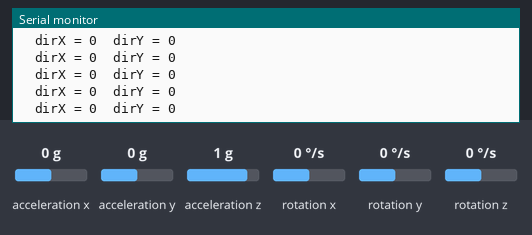
This sketch was run on a simulated Arduino Nano 33 IoT. On the bench: the last lines printed to the serial monitor. The inputs (shaded band) are chosen by the test bench; at power-on: acceleration x 0 g, rotation y 0 °/s, acceleration y 0 g, acceleration z 1 g, rotation x 0 °/s, rotation z 0 °/s.

Above: at 1.2 s.
1.3 s: acceleration x set to -1.4 g
At 2.3 s:
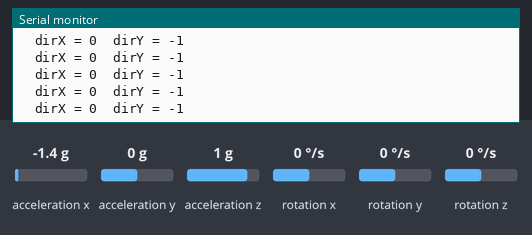
2.8 s: rotation y set to -192 °/s
At 3.8 s:
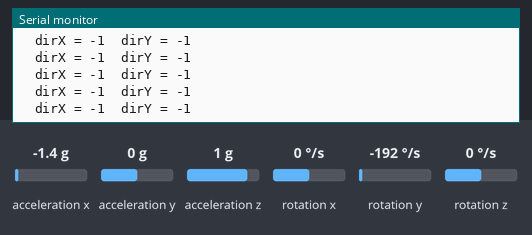
5.8 s: rotation y set to 100 °/s
At 6.3 s:
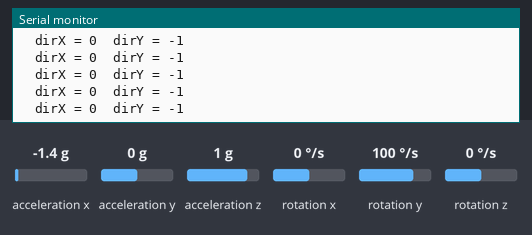
Timing chart, 0 to 6.9 s (numbered marks = the images above; inputs shaded):
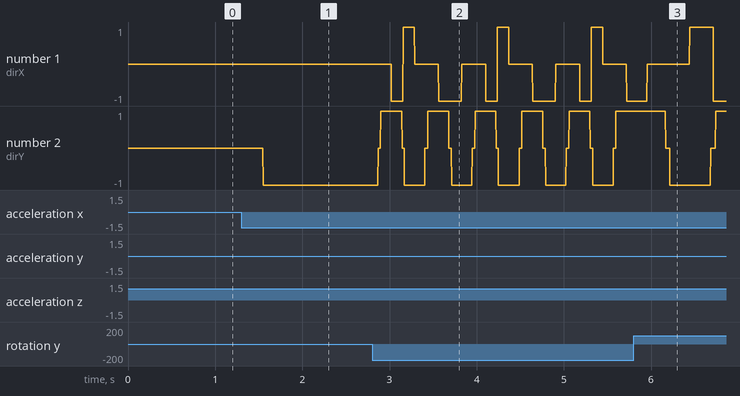

The sketch:

imu.ino
```cpp
#include <Arduino_LSM6DS3.h>
#include <MadgwickAHRS.h>

// initialize a Madgwick filter:
Madgwick filter;
// sensor's sample rate is fixed at 104 Hz:
const float sensorRate = 104.00;

// values for orientation:
float roll = 0.0;
float pitch = 0.0;
float heading = 0.0;

float thresh;

void setup() {
  thresh = 10.0;
  Serial.begin(9600);
  // attempt to start the IMU:
  if (!IMU.begin()) {
    Serial.println("Failed to initialize IMU");
    // stop here if you can't access the IMU:
    while (true);
  }
  // start the filter to run at the sample rate:
  filter.begin(sensorRate);
}

void loop() {
  // values for acceleration and rotation:
  float xAcc, yAcc, zAcc;
  float xGyro, yGyro, zGyro;

  float pX, pY;
  int dirX, dirY;
  // check if the IMU is ready to read:
  if (IMU.accelerationAvailable() &&
    IMU.gyroscopeAvailable()) {
    // read accelerometer and gyrometer:
    IMU.readAcceleration(xAcc, yAcc, zAcc);
    IMU.readGyroscope(xGyro, yGyro, zGyro);

    // update the filter, which computes orientation:
    filter.updateIMU(xGyro, yGyro, zGyro, xAcc, yAcc, zAcc);

    // print the heading, pitch and roll
    roll = filter.getRoll();
    pitch = filter.getPitch();
    heading = filter.getYaw();

//    // print the filter's results:
//    Serial.print(heading);
//    Serial.print(",");
//    Serial.print(pitch);
//    Serial.print(",");
//    //x
//    Serial.println(roll);

    if(roll > 0 + thresh){
      dirX = -1;
    }else if(roll < 0 - thresh){
      dirX = 1;
    }else{
      dirX = 0;
    }
    if(pitch > 0 + thresh){
      dirY = -1;
    }else if(pitch < 0 - thresh){
      dirY = 1;
    }else{
      dirY = 0;
    }

//    if(xGyro > pX + thresh && xGyro > 0){
//      dirX = -1;
//    }else if(xGyro < pX - thresh && xGyro < 0){
//      dirX = 1;
//    }else{
//      dirX = 0;
//    }
//    if(yGyro > pY + thresh && yGyro > 0){
//      dirY = -1;
//    }else if(yGyro < pY - thresh && yGyro < 0){
//      dirY = 1;
//    }else{
//      dirY = 0;
//    }
//
//    pX = xGyro;
//    pY = yGyro;
//    Serial.print(xGyro);
    Serial.print("\t");
    Serial.print("dirX = ");
    Serial.print(dirX);
    Serial.print("\t");
    Serial.print("dirY = ");
    Serial.println(dirY);
  }
}
```

Measured:
- after the input at 1.3 s, the serial monitor: prints a new line after 0.25 s (image 1)
- after the input at 2.8 s, the serial monitor: prints a new line after 0.10 s (image 2)
- plotted number 2: 0 → -1 after the input at 1.3 s, -1 → 1 after the input at 2.8 s
